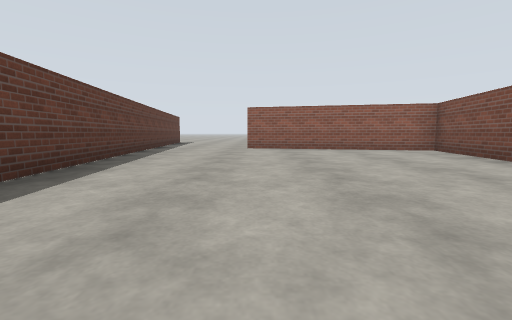
View 1 (above)

24 first-person views from a walk through a Gazebo world. The camera is 0.94 m above the floor, tilts 6° down and sees 90° across. The floor is counted in squares, 2 m on a side. Each view is taken from the middle of a square. On the plan, view 1 faces up. The plan holds only what a view shows up to about 9 squares ahead; the rest is blank. The place goes on beyond the plan.

View 2
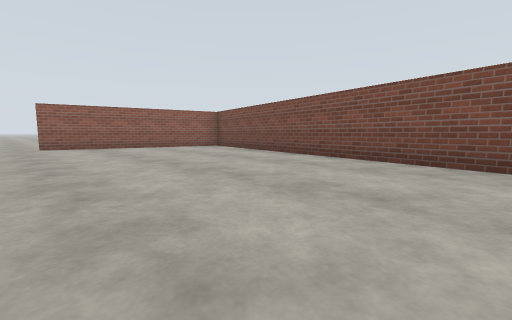

View 3
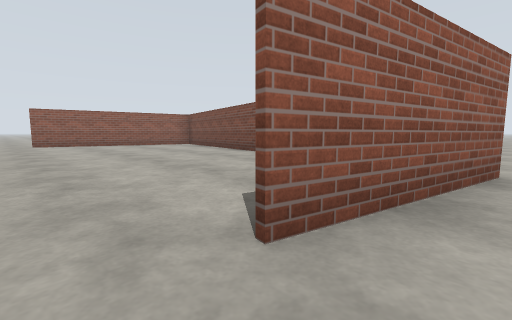

View 4
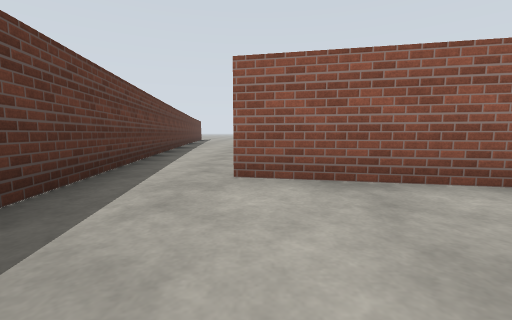

View 5
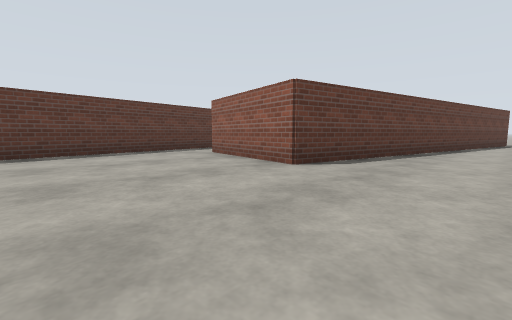

View 6
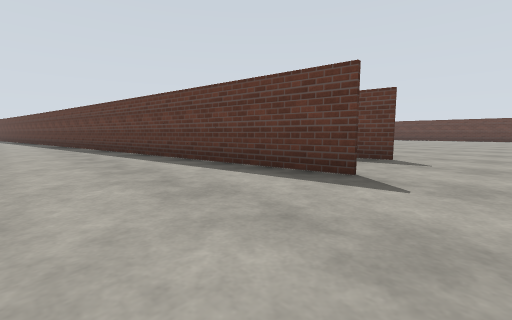

View 7
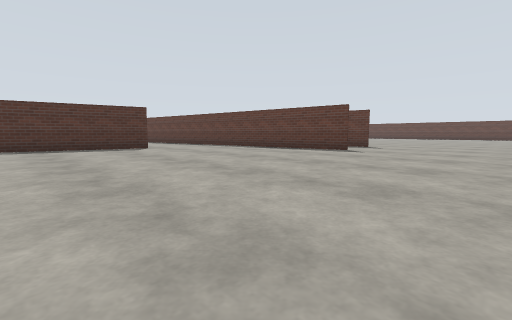

View 8
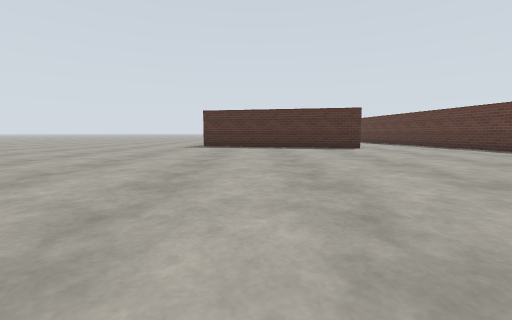

View 9
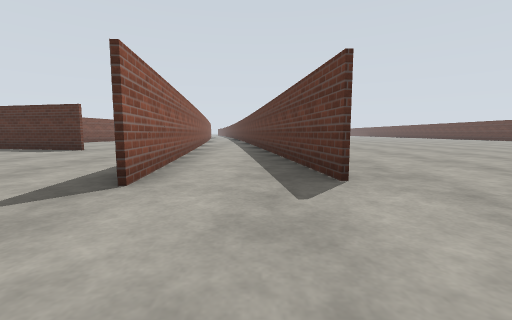

View 10
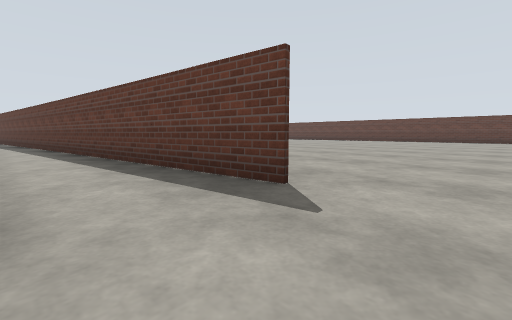

View 11
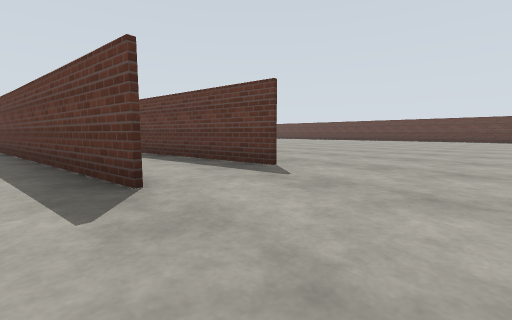

View 12
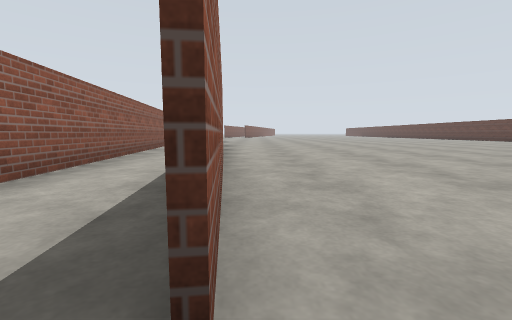

View 13
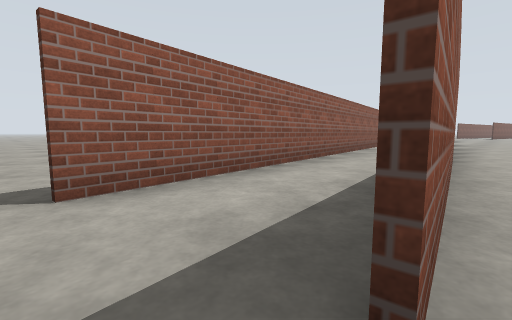

View 14
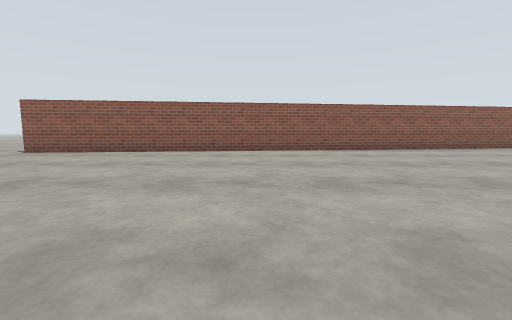

View 15
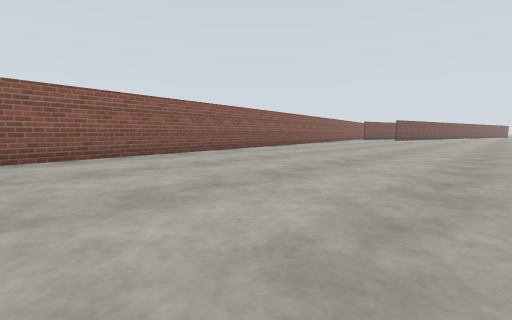

View 16
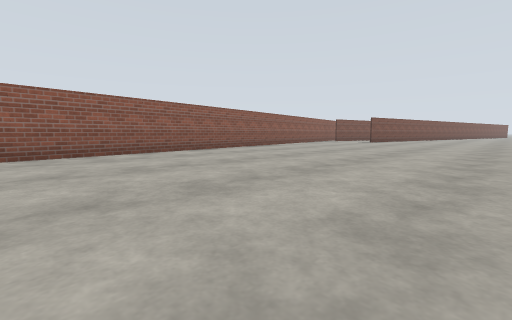

View 17
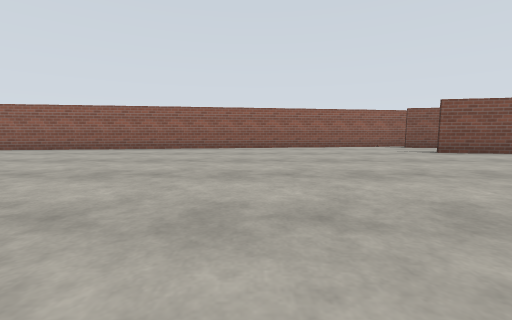

View 18
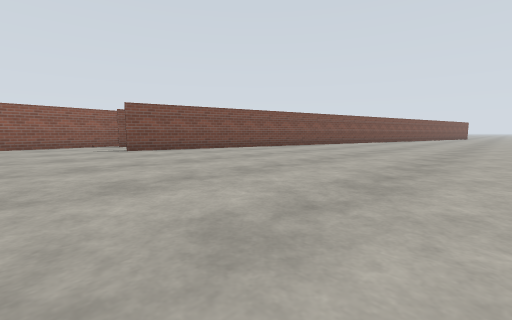

View 19
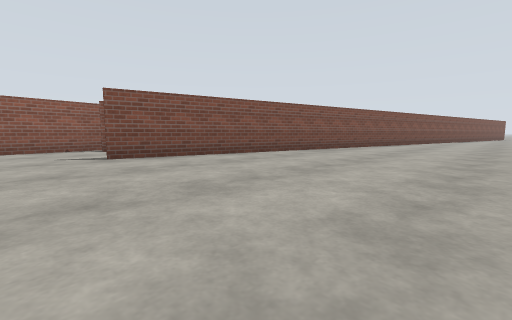

View 20
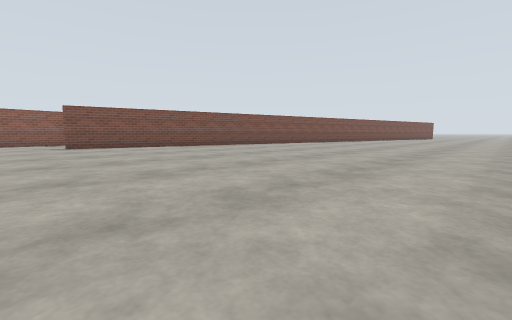

View 21
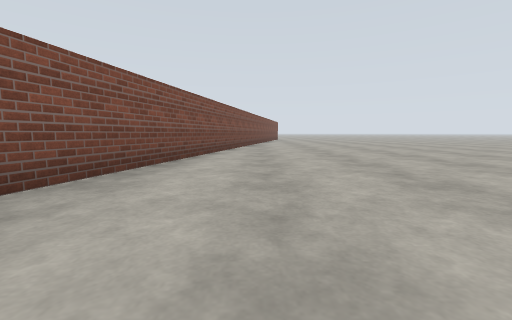

View 22
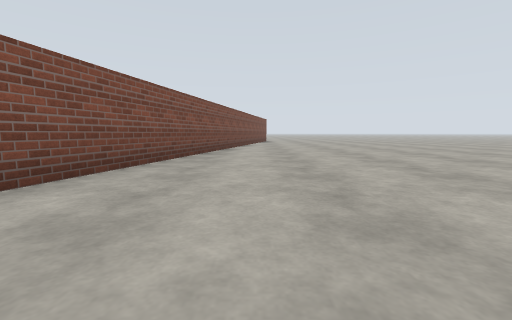

View 23
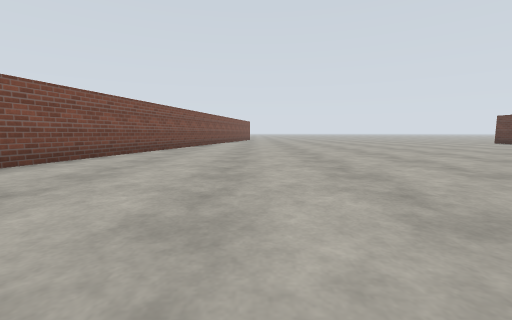

View 24
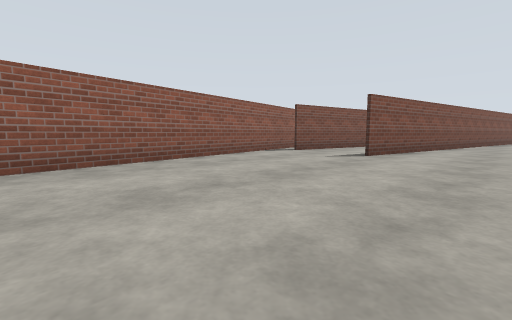

### Floor plan
Points are (right, up) in squares from view 1. A wall is a line through its corners. A room is listed if a view was taken in it or the views show most of it. See-through windows are left out.
Room 1 (views 1, 2)
walls: (3.1, -1) (4.8, 6.9) (-0.3, 8); (-1.9, -1.2) (-1.7, -2.6); (-3.3, 8.5) (-2.1, -1.4)
ways out: opening at (-1, -3) to room 2; opening at (-1.5, 8) to room 3
Room 2 (views 3, 4, 5)
walls: (-1.7, -2.6) (-1.2, -6); (4.4, 4.7) (2.7, -2.9) (-0.3, -2.3)
ways out: opening at (-1, -3) to room 1
Room 3 (views 6, 7, 8, 9, 10, 11, 12, 13, 14, 15, 16, 17, 18, 19, 20, 21, 22, 23, 24)
walls: (-4.2, -1.8) (-5.9, 12.6); (-2.8, 3.8) (-3.9, 12.9); (-1.9, -15) (-4.1, -1.5); (-0.3, 8) (4.9, 6.9) (4.4, 4.7); (-3.4, -16.9) (-2.8, -13.7); (-5.8, 12.6) (-4.5, 1.6); (-3.8, 12.9) (-3.3, 8.5); (-7.9, -27.6) (-4.9, -13.3)
ways out: opening at (-1.5, 8) to room 1

Where each view was taken, in squares from view 1:
view 1: 0 up, 0 right, facing up
view 2: 1 down, 1 left, facing up-right
view 3: 3 down, 1 left, facing up-right
view 4: 5 down, 0 right, facing up
view 5: 6 down, 5 right, facing up-left
view 6: 14 up, 1 left, facing down-left
view 7: 16 up, 3 right, facing down-left
view 8: 16 up, 3 right, facing down
view 9: 15 up, 5 left, facing down
view 10: 14 up, 4 left, facing down-left
view 11: 15 up, 3 left, facing down-left
view 12: 13 up, 6 left, facing down
view 13: 13 up, 6 left, facing down-right
view 14: 7 up, 12 left, facing right
view 15: 4 up, 10 left, facing down-right
view 16: 0 up, 10 left, facing down-right
view 17: 9 down, 11 left, facing right
view 18: 11 down, 12 left, facing down-right
view 19: 12 down, 10 left, facing down-right
view 20: 12 down, 14 left, facing down-right
view 21: 17 down, 8 left, facing down
view 22: 21 down, 9 left, facing down
view 23: 18 down, 10 left, facing down
view 24: 8 down, 7 left, facing down-right
